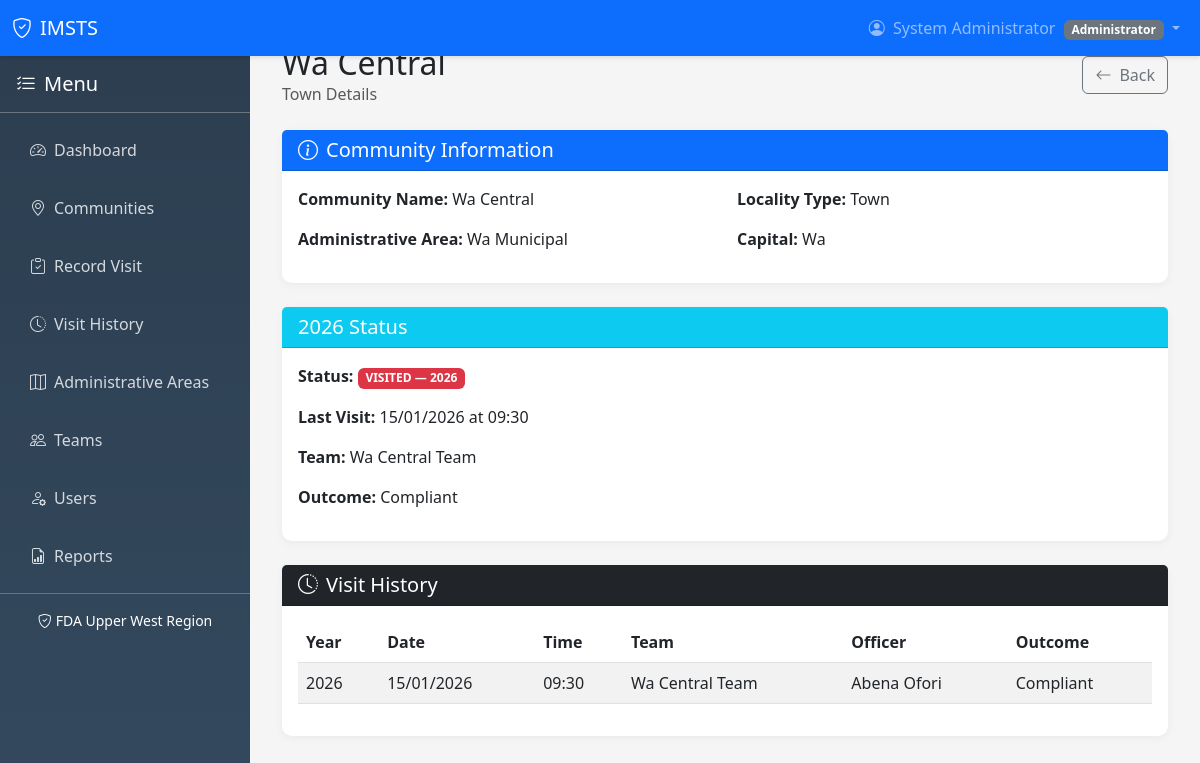
The page /communities/view.php?id=1 (signed in) on the database its author committed.
### tables this page shows
CREATE TABLE IF NOT EXISTS communities (
    id INT AUTO_INCREMENT PRIMARY KEY,
    community_name VARCHAR(100) NOT NULL,
    locality_type ENUM('community', 'village', 'town') NOT NULL DEFAULT 'community',
    administrative_area_id INT NOT NULL,
    latitude DECIMAL(10, 8),
    longitude DECIMAL(11, 8),
    description TEXT,
    status ENUM('active', 'inactive') NOT NULL DEFAULT 'active',
    created_at TIMESTAMP DEFAULT CURRENT_TIMESTAMP,
    updated_at TIMESTAMP DEFAULT CURRENT_TIMESTAMP ON UPDATE CURRENT_TIMESTAMP,
    FOREIGN KEY (administrative_area_id) REFERENCES administrative_areas(id) ON DELETE RESTRICT,
    UNIQUE KEY unique_community_area (community_name, administrative_area_id)
);

CREATE TABLE IF NOT EXISTS surveillance_visits (
    id INT AUTO_INCREMENT PRIMARY KEY,
    community_id INT NOT NULL,
    team_id INT NOT NULL,
    officer_id INT NOT NULL,
    visit_date DATE NOT NULL,
    visit_time TIME NOT NULL,
    operational_year INT NOT NULL,
    inspection_outcome_id INT NOT NULL,
    notes TEXT,
    latitude DECIMAL(10, 8),
    longitude DECIMAL(11, 8),
    is_override BOOLEAN NOT NULL DEFAULT FALSE,
    override_reason TEXT,
    override_authorized_by INT,
    created_at TIMESTAMP DEFAULT CURRENT_TIMESTAMP,
    FOREIGN KEY (community_id) REFERENCES communities(id) ON DELETE RESTRICT,
    FOREIGN KEY (team_id) REFERENCES teams(id) ON DELETE RESTRICT,
    FOREIGN KEY (officer_id) REFERENCES users(id) ON DELETE RESTRICT,
    FOREIGN KEY (inspection_outcome_id) REFERENCES visit_outcomes(id) ON DELETE RESTRICT,
    FOREIGN KEY (override_authorized_by) REFERENCES users(id) ON DELETE SET NULL,
    UNIQUE KEY unique_annual_visit (community_id, operational_year, is_override)
);

CREATE TABLE IF NOT EXISTS teams (
    id INT AUTO_INCREMENT PRIMARY KEY,
    team_name VARCHAR(100) NOT NULL,
    team_identifier VARCHAR(20) NOT NULL UNIQUE,
    supervisor VARCHAR(100) NOT NULL,
    status ENUM('active', 'inactive') NOT NULL DEFAULT 'active',
    created_at TIMESTAMP DEFAULT CURRENT_TIMESTAMP,
    updated_at TIMESTAMP DEFAULT CURRENT_TIMESTAMP ON UPDATE CURRENT_TIMESTAMP
);

CREATE TABLE IF NOT EXISTS visit_outcomes (
    id INT AUTO_INCREMENT PRIMARY KEY,
    outcome_name VARCHAR(100) NOT NULL,
    description TEXT,
    status ENUM('active', 'inactive') NOT NULL DEFAULT 'active',
    created_at TIMESTAMP DEFAULT CURRENT_TIMESTAMP
);

CREATE TABLE IF NOT EXISTS users (
    id INT AUTO_INCREMENT PRIMARY KEY,
    full_name VARCHAR(100) NOT NULL,
    username VARCHAR(50) NOT NULL UNIQUE,
    email VARCHAR(100) NOT NULL UNIQUE,
    password VARCHAR(255) NOT NULL,
    role ENUM('administrator', 'supervisor', 'field_officer') NOT NULL DEFAULT 'field_officer',
    status ENUM('active', 'inactive') NOT NULL DEFAULT 'active',
    created_at TIMESTAMP DEFAULT CURRENT_TIMESTAMP,
    updated_at TIMESTAMP DEFAULT CURRENT_TIMESTAMP ON UPDATE CURRENT_TIMESTAMP
);

### config/database.php (called while the page is built, shortened)
<?php
$databaseUrl = getenv('DATABASE_URL');
if ($databaseUrl) {
    $parsedUrl = parse_url($databaseUrl);
    $dbHost = $parsedUrl['host'];
    $dbPort = $parsedUrl['port'] ?? 5432;
    $dbName = ltrim($parsedUrl['path'], '/');
    $dbUser = $parsedUrl['user'];
    $dbPass = $parsedUrl['pass'];
    $dbType = 'pgsql';
} else {
    $dbType = 'mysql';
    $dbHost = 'localhost';
    $dbName = 'imsts_db';
    $dbUser = 'root';
    $dbPass = '';
    $dbPort = 3306;
}
try {
    if ($dbType === 'pgsql') {
        $dsn = "pgsql:host=$dbHost;port=$dbPort;dbname=$dbName";
        $options = [
            PDO::ATTR_ERRMODE => PDO::ERRMODE_EXCEPTION,
            PDO::ATTR_DEFAULT_FETCH_MODE => PDO::FETCH_ASSOC,
            PDO::ATTR_EMULATE_PREPARES => false,
        ];
        $pdo = new PDO($dsn, $dbUser, $dbPass, $options);
    } else {
        $dsn = "mysql:host=$dbHost;port=$dbPort;dbname=$dbName;charset=utf8mb4";
        $options = [
            PDO::ATTR_ERRMODE => PDO::ERRMODE_EXCEPTION,
            PDO::ATTR_DEFAULT_FETCH_MODE => PDO::FETCH_ASSOC,
            PDO::ATTR_EMULATE_PREPARES => false,
        ];
        $pdo = new PDO($dsn, $dbUser, $dbPass, $options);
    }
} catch (PDOException $e) {
    error_log("Database Connection Error: " . $e->getMessage());
    die("Database connection failed. Please check your configuration.");
}
function executeQuery($sql, $params = []) {
    global $pdo;
    try {
        $stmt = $pdo->prepare($sql);
        $stmt->execute($params);
        return $stmt;
    } catch (PDOException $e) {
        error_log("Query Error: " . $e->getMessage());
        throw $e;
    }
}
function fetchOne($sql, $params = []) {
    $stmt = executeQuery($sql, $params);
    return $stmt->fetch();
}
function fetchAll($sql, $params = []) {
    $stmt = executeQuery($sql, $params);
    return $stmt->fetchAll();
}
?>

### communities/view.php (the view, shortened to what this page needs)
<?php
require_once '../includes/functions.php';
$communityId = $_GET['id'] ?? 0;
$sql = "SELECT c.*, aa.name as area_name, aa.type as area_type, aa.capital
        FROM communities c
        JOIN administrative_areas aa ON c.administrative_area_id = aa.id
        WHERE c.id = ?";
$community = fetchOne($sql, [$communityId]);
$currentYear = getOperationalYear();
$currentVisit = getCommunityVisitForYear($communityId, $currentYear);
$visitHistory = getCommunityVisitHistory($communityId);
include '../includes/header.php';
?>
<div class="d-flex justify-content-between align-items-center mb-4">
    <div>
        <h2 class="mb-0"><?php echo htmlspecialchars($community['community_name']); ?></h2>
        <p class="text-muted mb-0"><?php echo ucfirst($community['locality_type']); ?> Details</p>
    </div>
    <a href="index.php" class="btn btn-outline-secondary"><i class="bi bi-arrow-left me-2"></i>Back</a>
</div>
<div class="card mb-4">
    <div class="card-header bg-primary text-white">
        <h5 class="card-title mb-0"><i class="bi bi-info-circle me-2"></i>Community Information</h5>
    </div>
    <div class="card-body">
        <div class="row">
            <div class="col-md-6 mb-3"><strong>Community Name:</strong> <?php echo htmlspecialchars($community['community_name']); ?></div>
            <div class="col-md-6 mb-3"><strong>Locality Type:</strong> <?php echo ucfirst($community['locality_type']); ?></div>
            <div class="col-md-6 mb-3"><strong>Administrative Area:</strong> <?php echo htmlspecialchars($community['area_name']); ?></div>
            <div class="col-md-6 mb-3"><strong>Capital:</strong> <?php echo htmlspecialchars($community['capital']); ?></div>
        </div>
    </div>
</div>
<div class="card mb-4">
    <div class="card-header bg-info text-white">
        <h5 class="card-title mb-0"><?php echo $currentYear; ?> Status</h5>
    </div>
    <div class="card-body">
        <div class="mb-3"><strong>Status:</strong> <?php echo getVisitStatusBadge($communityId, $currentYear); ?></div>
        <?php if ($currentVisit): ?>
        <div class="mb-3"><strong>Last Visit:</strong> <?php echo formatDate($currentVisit['visit_date']); ?> at <?php echo formatTime($currentVisit['visit_time']); ?></div>
        <div class="mb-3"><strong>Team:</strong> <?php echo htmlspecialchars($currentVisit['team_name']); ?></div>
        <div class="mb-3"><strong>Outcome:</strong> <?php echo htmlspecialchars($currentVisit['outcome_name']); ?></div>
        <?php else: ?>
        <div class="alert alert-info">This community has not been visited during <?php echo $currentYear; ?>.</div>
        <?php endif; ?>
    </div>
</div>
<div class="card">
    <div class="card-header bg-dark text-white">
        <h5 class="card-title mb-0"><i class="bi bi-clock-history me-2"></i>Visit History</h5>
    </div>
    <div class="card-body">
        <?php if (empty($visitHistory)): ?>
        <p class="text-muted">No visit history recorded.</p>
        <?php else: ?>
        <table class="table table-striped">
            <thead><tr><th>Year</th><th>Date</th><th>Time</th><th>Team</th><th>Officer</th><th>Outcome</th></tr></thead>
            <tbody>
                <?php foreach ($visitHistory as $visit): ?>
                <tr>
                    <td><?php echo $visit['operational_year']; ?></td>
                    <td><?php echo formatDate($visit['visit_date']); ?></td>
                    <td><?php echo formatTime($visit['visit_time']); ?></td>
                    <td><?php echo htmlspecialchars($visit['team_name']); ?></td>
                    <td><?php echo htmlspecialchars($visit['officer_name']); ?></td>
                    <td><?php echo htmlspecialchars($visit['outcome_name']); ?></td>
                </tr>
                <?php endforeach; ?>
            </tbody>
        </table>
        <?php endif; ?>
    </div>
</div>
<?php include '../includes/footer.php'; ?>

### includes/header.php (style rules this page uses)
body { background-color: #f5f5f5; }
.card { border: none; border-radius: 10px; box-shadow: 0 2px 10px rgba(0,0,0,0.05); margin-bottom: 20px; }

### rows shown on the page
communities: community_name "Wa Central", locality_type "Town", administrative_area.name "Wa Municipal", administrative_area.capital "Wa"
surveillance_visits: visit_date "15/01/2026", visit_time "09:30", team.team_name "Wa Central Team", inspection_outcome.outcome_name "Compliant", operational_year "2026", officer.full_name "Abena Ofori"

### other values the page prints
$_SESSION['full_name'] "System Administrator"
$_SESSION['role'] "Administrator"
$currentYear "2026"
$year "2026"
